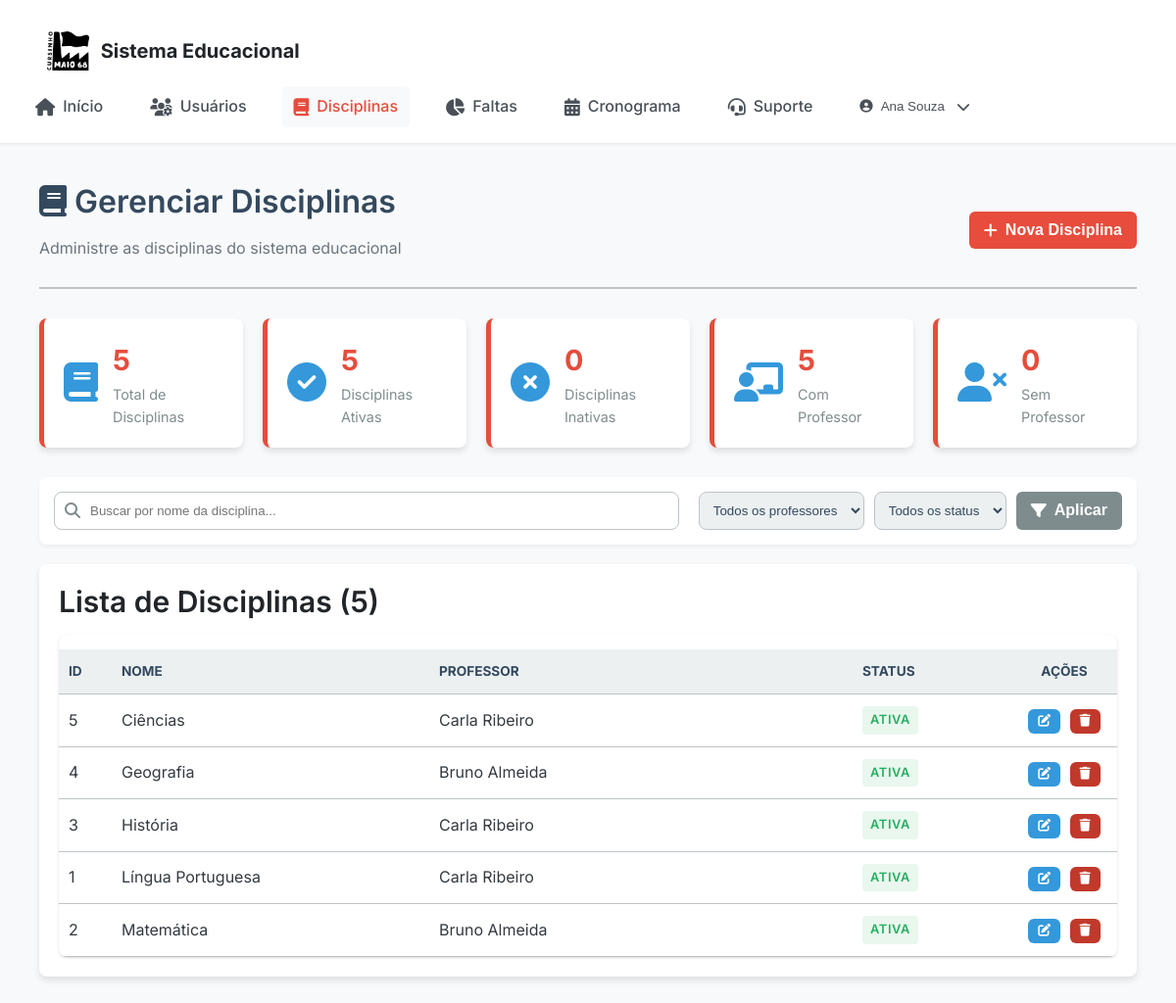
The page /pages/disciplinas.php (signed in) on the database its author committed.
### tables this page shows
CREATE TABLE IF NOT EXISTS `disciplina` (
  `id` int(11) NOT NULL AUTO_INCREMENT,
  `nome` varchar(100) NOT NULL,
  `professor_id` int(11) NOT NULL,
  `ativo` tinyint(1) DEFAULT 1,
  `primeiro_login` datetime DEFAULT NULL,
  `senha_alterada` tinyint(1) DEFAULT 0,
  PRIMARY KEY (`id`),
  KEY `coordenador_id` (`professor_id`)
);

CREATE TABLE IF NOT EXISTS `usuario` (
  `id` int(11) NOT NULL AUTO_INCREMENT,
  `nome` varchar(100) NOT NULL,
  `email` varchar(100) NOT NULL,
  `tipo` enum('aluno','professor','coordenador') NOT NULL,
  `login` varchar(50) NOT NULL,
  `senha` varchar(255) NOT NULL,
  `ativo` tinyint(1) DEFAULT 1,
  `primeiro_login` datetime DEFAULT NULL,
  `senha_alterada` tinyint(1) DEFAULT 0,
  PRIMARY KEY (`id`),
  UNIQUE KEY `email` (`email`),
  UNIQUE KEY `login` (`login`)
);

### pages/disciplinas.php (the view, shortened to what this page needs)
<?php
require_once '../includes/connection.php';
$search = $_GET['search'] ?? '';
$where_conditions = [];
$params = [];
$where_clause = !empty($where_conditions) ? 'WHERE ' . implode(' AND ', $where_conditions) : '';
$stmt = $pdo->prepare("
    SELECT d.*, u.nome as professor_nome
    FROM disciplina d
    LEFT JOIN usuario u ON d.professor_id = u.id
    $where_clause
    ORDER BY d.nome ASC
");
$stmt->execute($params);
$disciplinas = $stmt->fetchAll(PDO::FETCH_ASSOC);
$stats = [
    'total' => $pdo->query("SELECT COUNT(*) FROM disciplina")->fetchColumn(),
    'ativas' => $pdo->query("SELECT COUNT(*) FROM disciplina WHERE ativo = 1")->fetchColumn(),
    'inativas' => $pdo->query("SELECT COUNT(*) FROM disciplina WHERE ativo = 0")->fetchColumn(),
    'com_professor' => $pdo->query("SELECT COUNT(*) FROM disciplina WHERE professor_id IS NOT NULL")->fetchColumn(),
    'sem_professor' => $pdo->query("SELECT COUNT(*) FROM disciplina WHERE professor_id IS NULL")->fetchColumn()
];
?>
<?php include '../includes/header.php'; ?>
<div class="main-content">
    <div class="container">
        <div class="page-header">
            <div class="page-title">
                <h1><i class="fas fa-book"></i> Gerenciar Disciplinas</h1>
                <p>Administre as disciplinas do sistema educacional</p>
            </div>
            <button class="btn btn-primary" onclick="openCreateModal()">
                <i class="fas fa-plus"></i> Nova Disciplina
            </button>
        </div>
        <div class="stats-grid">
            <div class="stat-card">
                <div class="stat-icon">
                    <i class="fas fa-book"></i>
                </div>
                <div class="stat-content">
                    <div class="stat-number"><?php echo $stats['total']; ?></div>
                    <div class="stat-label">Total de Disciplinas</div>
                </div>
            </div>
            <div class="stat-card">
                <div class="stat-icon">
                    <i class="fas fa-check-circle"></i>
                </div>
                <div class="stat-content">
                    <div class="stat-number"><?php echo $stats['ativas']; ?></div>
                    <div class="stat-label">Disciplinas Ativas</div>
                </div>
            </div>
            <div class="stat-card">
                <div class="stat-icon">
                    <i class="fas fa-times-circle"></i>
                </div>
                <div class="stat-content">
                    <div class="stat-number"><?php echo $stats['inativas']; ?></div>
                    <div class="stat-label">Disciplinas Inativas</div>
                </div>
            </div>
            <div class="stat-card">
                <div class="stat-icon">
                    <i class="fas fa-chalkboard-teacher"></i>
                </div>
                <div class="stat-content">
                    <div class="stat-number"><?php echo $stats['com_professor']; ?></div>
                    <div class="stat-label">Com Professor</div>
                </div>
            </div>
            <div class="stat-card">
                <div class="stat-icon">
                    <i class="fas fa-user-times"></i>
                </div>
                <div class="stat-content">
                    <div class="stat-number"><?php echo $stats['sem_professor']; ?></div>
                    <div class="stat-label">Sem Professor</div>
                </div>
            </div>
        </div>
        <div class="filters-section">
            <div class="search-box">
                <i class="fas fa-search"></i>
                <input type="text" id="searchInput" placeholder="Buscar por nome da disciplina..." value="<?php echo htmlspecialchars($search); ?>">
            </div>
            <div class="filter-group">
                <select id="professorFilter">
                    <option value="">Todos os professores</option>
                </select>
                <select id="ativoFilter">
                    <option value="">Todos os status</option>
                </select>
                <button class="btn btn-secondary" onclick="applyFilters()">
                    <i class="fas fa-filter"></i> Aplicar
                </button>
            </div>
        </div>
        <div class="table-section card">
            <h2>Lista de Disciplinas (<?php echo count($disciplinas); ?>)</h2>
            <?php if (empty($disciplinas)): ?>
                <div class="empty-state">
                    <i class="fas fa-frown"></i>
                    <p>Nenhuma disciplina encontrada com os filtros aplicados.</p>
                </div>
            <?php else: ?>
                <div class="table-container">
                    <table>
                        <thead>
                            <tr>
                                <th>ID</th>
                                <th>Nome</th>
                                <th>Professor</th>
                                <th>Status</th>
                                <th class="actions-col">Ações</th>
                            </tr>
                        </thead>
                        <tbody>
                            <?php foreach ($disciplinas as $disciplina): ?>
                                <tr data-id="<?php echo $disciplina['id']; ?>">
                                    <td><?php echo htmlspecialchars($disciplina['id']); ?></td>
                                    <td><?php echo htmlspecialchars($disciplina['nome']); ?></td>
                                    <td>
                                        <?php if (!empty($disciplina['professor_nome'])): ?>
                                            <?php echo htmlspecialchars($disciplina['professor_nome']); ?>
                                        <?php else: ?>
                                            <span class="text-muted">Não atribuído</span>
                                        <?php endif; ?>
                                    </td>
                                    <td>
                                        <span class="badge status-<?php echo $disciplina['ativo'] ? 'active' : 'inactive'; ?>">
                                            <?php echo $disciplina['ativo'] ? 'Ativa' : 'Inativa'; ?>
                                        </span>
                                    </td>
                                    <td class="actions-col">
                                        <button class="btn btn-sm btn-edit" onclick="editDisciplina(<?php echo $disciplina['id']; ?>)">
                                            <i class="fas fa-edit"></i>
                                        </button>
                                        <button class="btn btn-sm btn-delete" onclick="deleteDisciplina(<?php echo $disciplina['id']; ?>, '<?php echo htmlspecialchars($disciplina['nome']); ?>')">
                                            <i class="fas fa-trash"></i>
                                        </button>
                                    </td>
                                </tr>
                            <?php endforeach; ?>
                        </tbody>
                    </table>
                </div>
            <?php endif; ?>
        </div>
    </div>
</div>

### css/modern.css (style rules this page uses)
:root { --primary-red: #DC3545; --primary-red-hover: #C82333; --primary-red-light: rgba(220, 53, 69, 0.1); --white: #FFFFFF; --gray-50: #F8F9FA; --gray-100: #E9ECEF; --gray-200: #DEE2E6; --gray-300: #CED4DA; --gray-400: #ADB5BD; --gray-500: #6C757D; --gray-600: #495057; --gray-700: #343A40; --gray-800: #212529; --gray-900: #000000; --success: #28A745; --warning: #FFC107; --danger: #DC3545; --info: #17A2B8; --font-family: 'Inter', -apple-system, BlinkMacSystemFont, 'Segoe UI', sans-serif; --font-size-xs: 0.75rem; --font-size-sm: 0.875rem; --font-size-base: 1rem; --font-size-lg: 1.125rem; --font-size-xl: 1.25rem; --font-size-2xl: 1.5rem; --font-size-3xl: 1.875rem; --font-size-4xl: 2.25rem; --spacing-1: 0.25rem; --spacing-2: 0.5rem; --spacing-3: 0.75rem; --spacing-4: 1rem; --spacing-5: 1.25rem; --spacing-6: 1.5rem; --spacing-8: 2rem; --spacing-10: 2.5rem; --spacing-12: 3rem; --spacing-16: 4rem; --spacing-20: 5rem; --border-radius-sm: 0.25rem; --border-radius: 0.375rem; --border-radius-lg: 0.5rem; --border-radius-xl: 0.75rem; --shadow-sm: 0 1px 2px 0 rgba(0, 0, 0, 0.05); --shadow: 0 1px 3px 0 rgba(0, 0, 0, 0.1), 0 1px 2px 0 rgba(0, 0, 0, 0.06); --shadow-md: 0 4px 6px -1px rgba(0, 0, 0, 0.1), 0 2px 4px -1px rgba(0, 0, 0, 0.06); --shadow-lg: 0 10px 15px -3px rgba(0, 0, 0, 0.1), 0 4px 6px -2px rgba(0, 0, 0, 0.05); --shadow-xl: 0 20px 25px -5px rgba(0, 0, 0, 0.1), 0 10px 10px -5px rgba(0, 0, 0, 0.04); --transition-fast: 150ms ease-in-out; --transition-normal: 300ms ease-in-out; --transition-slow: 500ms ease-in-out; }
* { box-sizing: border-box; margin: 0; padding: 0; }
html { font-size: 16px; line-height: 1.5; -webkit-font-smoothing: antialiased; -moz-osx-font-smoothing: grayscale; }
body { font-family: var(--font-family); font-size: var(--font-size-base); font-weight: 400; line-height: 1.6; color: var(--gray-800); background-color: var(--gray-50); min-height: 100vh; }
h1, h2, h3, h4, h5, h6 { font-weight: 600; line-height: 1.2; color: var(--gray-900); margin-bottom: var(--spacing-4); }
h1 { font-size: var(--font-size-4xl); }
h2 { font-size: var(--font-size-3xl); }
p { margin-bottom: var(--spacing-4); color: var(--gray-600); }
.container { width: 100%; max-width: 1200px; margin: 0 auto; padding: 0 var(--spacing-6); }
.card { background: var(--white); border-radius: var(--border-radius-lg); box-shadow: var(--shadow); padding: var(--spacing-6); transition: all var(--transition-normal); }
.btn { display: inline-flex; align-items: center; justify-content: center; gap: var(--spacing-2); padding: var(--spacing-3) var(--spacing-6); border: 1px solid transparent; border-radius: var(--border-radius); font-size: var(--font-size-base); font-weight: 500; text-decoration: none; cursor: pointer; transition: all var(--transition-fast); white-space: nowrap; }
.btn-primary { background-color: var(--primary-red); color: var(--white); }
.btn-secondary { background-color: var(--white); color: var(--gray-700); border-color: var(--gray-300); }
.btn-sm { padding: var(--spacing-2) var(--spacing-4); font-size: var(--font-size-sm); }
.table-container { background: var(--white); border-radius: var(--border-radius-lg); overflow: hidden; box-shadow: var(--shadow); }
.badge { display: inline-flex; align-items: center; padding: var(--spacing-1) var(--spacing-3); border-radius: var(--border-radius-sm); font-size: var(--font-size-xs); font-weight: 500; text-transform: uppercase; letter-spacing: 0.05em; }

### rows shown on the page
disciplina: id "5", senha_alterada "0", nome "Ciências", usuario.nome "Carla Ribeiro", ativo "ATIVA"
disciplina: id "4", nome "Geografia", usuario.nome "Bruno Almeida", ativo "ATIVA"
disciplina: id "3", nome "História", usuario.nome "Carla Ribeiro", ativo "ATIVA"
disciplina: id "1", nome "Língua Portuguesa", usuario.nome "Carla Ribeiro", ativo "ATIVA"
disciplina: id "2", nome "Matemática", usuario.nome "Bruno Almeida", ativo "ATIVA"

### other values the page prints
$username "Ana Souza"
count($disciplinas) "5"
